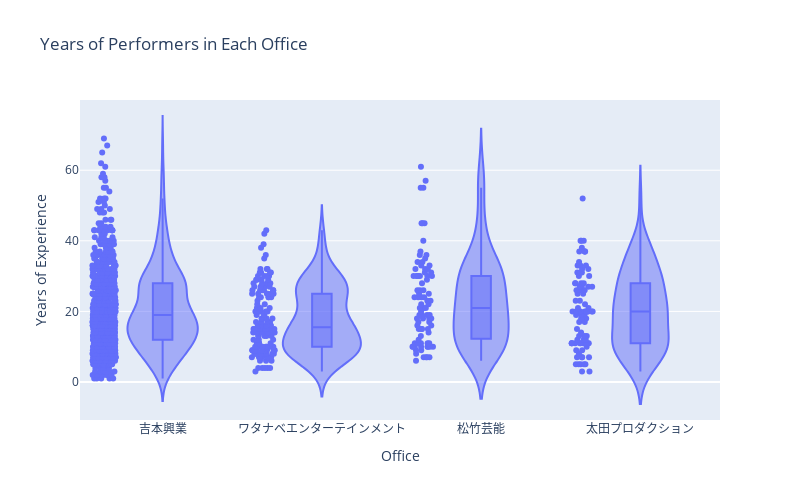

Notebook code for this chart:
### Markdown cell above
#### 事務所ごとの「芸歴」

### Code cell
office_history = performer_data_df_noDup[performer_data_df_noDup["office"].isin(office_list)][["office", "history"]]

px.violin(
    office_history,
    x="office",
    y="history",
    title="Years of Performers in Each Office",
    width = 800,
    height = 500,
    labels={"office": "Office", "history": "Years of Experience"},
    box=True,
    points="all"
).update_xaxes(
    categoryorder="array",
    categoryarray=office_list
)

### Figure 1 — Plotly figure (JSON) as saved in the notebook; plotly's stock layout.template omitted (floating-point values rounded to 4 significant figures; data arrays with more than 128 entries replaced by an {"elided": "..."} marker saying what was removed)
{"data": [{"alignmentgroup": "True", "box": {"visible": true}, "hovertemplate": "Office=%{x}<br>Years of Experience=%{y}<extra></extra>", "legendgroup": "", "marker": {"color": "#636efa"}, "name": "", "offsetgroup": "", "orientation": "v", "points": "all", "scalegroup": "True", "showlegend": false, "type": "violin", "x": {"elided": "1211 str values"}, "x0": " ", "xaxis": "x", "y": {"elided": "1211 int values"}, "y0": " ", "yaxis": "y"}], "layout": {"height": 500, "legend": {"tracegroupgap": 0}, "title": {"text": "Years of Performers in Each Office"}, "violinmode": "group", "width": 800, "xaxis": {"anchor": "y", "categoryarray": ["吉本興業", "ワタナベエンターテインメント", "松竹芸能", "太田プロダクション"], "categoryorder": "array", "domain": [0, 1], "title": {"text": "Office"}}, "yaxis": {"anchor": "x", "domain": [0, 1], "title": {"text": "Years of Experience"}}}}
